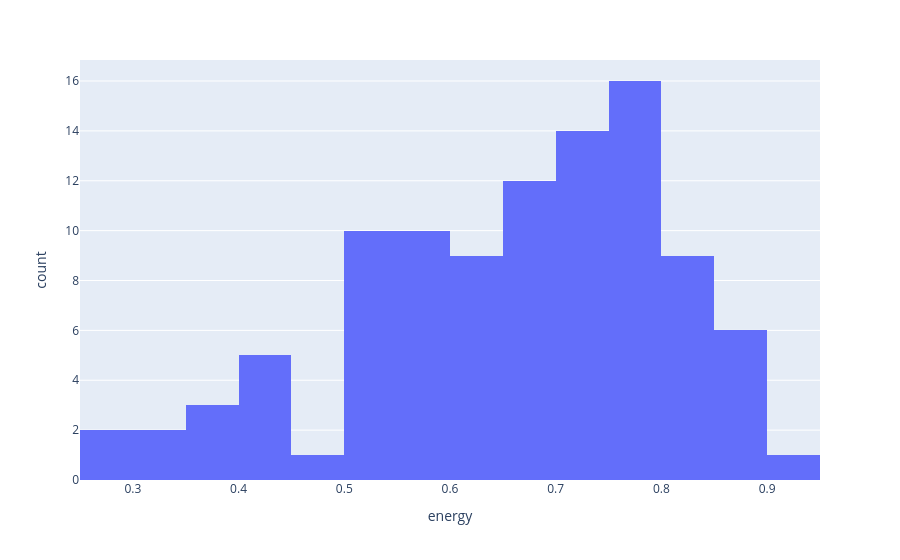

The cell this chart's notebook holds for it:
### Code cell
#Histograma que demonstra que a maioria das músicas tem energia média a alta, o que indica preferência por sons mais animados 

fig2 = px.histogram(df, x='energy')
fig2.show()

### Figure 1 — Plotly figure (JSON) as saved in the notebook; plotly's stock layout.template omitted (floating-point values rounded to 4 significant figures)
{"data": [{"alignmentgroup": "True", "bingroup": "x", "hovertemplate": "energy=%{x}<br>count=%{y}<extra></extra>", "legendgroup": "", "marker": {"color": "#636efa", "pattern": {"shape": ""}}, "name": "", "offsetgroup": "", "orientation": "v", "showlegend": false, "type": "histogram", "x": [0.449, 0.613, 0.535, 0.559, 0.626, 0.563, 0.726, 0.862, 0.544, 0.88, 0.523, 0.566, 0.909, 0.541, 0.657, 0.633, 0.713, 0.773, 0.537, 0.581, 0.809, 0.675, 0.789, 0.854, 0.7, 0.652, 0.648, 0.772, 0.391, 0.448, 0.559, 0.636, 0.538, 0.691, 0.889, 0.68, 0.713, 0.807, 0.308, 0.77, 0.749, 0.848, 0.73, 0.822, 0.779, 0.834, 0.859, 0.724, 0.721, 0.598, 0.428, 0.792, 0.375, 0.599, 0.78, 0.387, 0.785, 0.764, 0.75, 0.745, 0.683, 0.412, 0.533, 0.712, 0.761, 0.658, 0.788, 0.649, 0.597, 0.798, 0.708, 0.795, 0.677, 0.628, 0.731, 0.654, 0.804, 0.895, 0.813, 0.519, 0.296, 0.816, 0.621, 0.805, 0.299, 0.738, 0.539, 0.664, 0.679, 0.493, 0.768, 0.346, 0.505, 0.704, 0.57, 0.619, 0.658, 0.76, 0.437, 0.586], "xaxis": "x", "yaxis": "y"}], "layout": {"barmode": "relative", "legend": {"tracegroupgap": 0}, "margin": {"t": 60}, "xaxis": {"anchor": "y", "domain": [0, 1], "title": {"text": "energy"}}, "yaxis": {"anchor": "x", "domain": [0, 1], "title": {"text": "count"}}}}
